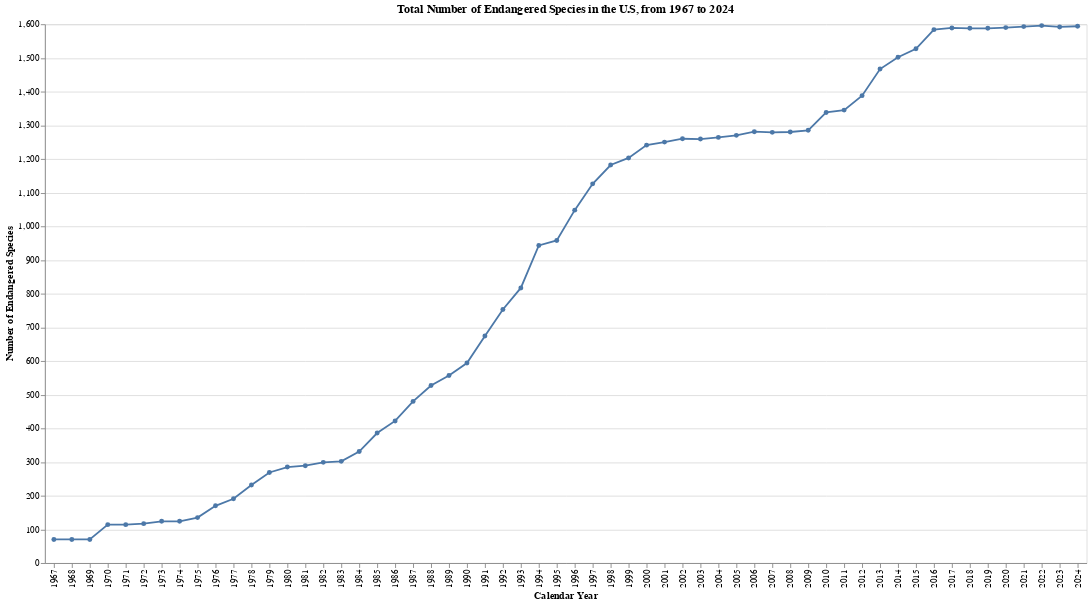

Notebook code for this chart:
### Code cell
alt.Chart(data=total_df).mark_line(point=True).encode(
    x="Calendar Year:N",
    y=alt.Y("Number of Endangered Species:Q", scale=alt.Scale(zero=False))
).properties(
    title = 'Total Number of Endangered Species in the U.S, from 1967 to 2024',
    height= 600)

### Figure 1 — Vega-Lite specification as saved in the notebook (floating-point values rounded to 4 significant figures)
{"config": {"view": {"continuousWidth": 300, "continuousHeight": 300}}, "data": {"name": "data-86f2654f4bfed50ebd667deef5c1429c"}, "mark": {"type": "line", "point": true}, "encoding": {"x": {"field": "Calendar Year", "type": "nominal"}, "y": {"field": "Number of Endangered Species", "scale": {"zero": false}, "type": "quantitative"}}, "height": 600, "title": "Total Number of Endangered Species in the U.S, from 1967 to 2024", "$schema": "https://vega.github.io/schema/vega-lite/v5.17.0.json", "datasets": {"data-86f2654f4bfed50ebd667deef5c1429c": [{"Calendar Year": 1967, "Number of Endangered Species": 70}, {"Calendar Year": 1968, "Number of Endangered Species": 70}, {"Calendar Year": 1969, "Number of Endangered Species": 70}, {"Calendar Year": 1970, "Number of Endangered Species": 114}, {"Calendar Year": 1971, "Number of Endangered Species": 114}, {"Calendar Year": 1972, "Number of Endangered Species": 117}, {"Calendar Year": 1973, "Number of Endangered Species": 124}, {"Calendar Year": 1974, "Number of Endangered Species": 124}, {"Calendar Year": 1975, "Number of Endangered Species": 135}, {"Calendar Year": 1976, "Number of Endangered Species": 170}, {"Calendar Year": 1977, "Number of Endangered Species": 191}, {"Calendar Year": 1978, "Number of Endangered Species": 232}, {"Calendar Year": 1979, "Number of Endangered Species": 269}, {"Calendar Year": 1980, "Number of Endangered Species": 285}, {"Calendar Year": 1981, "Number of Endangered Species": 289}, {"Calendar Year": 1982, "Number of Endangered Species": 299}, {"Calendar Year": 1983, "Number of Endangered Species": 302}, {"Calendar Year": 1984, "Number of Endangered Species": 331}, {"Calendar Year": 1985, "Number of Endangered Species": 386}, {"Calendar Year": 1986, "Number of Endangered Species": 422}, {"Calendar Year": 1987, "Number of Endangered Species": 480}, {"Calendar Year": 1988, "Number of Endangered Species": 527}, {"Calendar Year": 1989, "Number of Endangered Species": 557}, {"Calendar Year": 1990, "Number of Endangered Species": 594}, {"Calendar Year": 1991, "Number of Endangered Species": 674}, {"Calendar Year": 1992, "Number of Endangered Species": 753}, {"Calendar Year": 1993, "Number of Endangered Species": 817}, {"Calendar Year": 1994, "Number of Endangered Species": 943}, {"Calendar Year": 1995, "Number of Endangered Species": 958}, {"Calendar Year": 1996, "Number of Endangered Species": 1048}, {"Calendar Year": 1997, "Number of Endangered Species": 1126}, {"Calendar Year": 1998, "Number of Endangered Species": 1182}, {"Calendar Year": 1999, "Number of Endangered Species": 1203}, {"Calendar Year": 2000, "Number of Endangered Species": 1241}, {"Calendar Year": 2001, "Number of Endangered Species": 1250}, {"Calendar Year": 2002, "Number of Endangered Species": 1260}, {"Calendar Year": 2003, "Number of Endangered Species": 1259}, {"Calendar Year": 2004, "Number of Endangered Species": 1264}, {"Calendar Year": 2005, "Number of Endangered Species": 1270}, {"Calendar Year": 2006, "Number of Endangered Species": 1281}, {"Calendar Year": 2007, "Number of Endangered Species": 1279}, {"Calendar Year": 2008, "Number of Endangered Species": 1280}, {"Calendar Year": 2009, "Number of Endangered Species": 1285}, {"Calendar Year": 2010, "Number of Endangered Species": 1338}, {"Calendar Year": 2011, "Number of Endangered Species": 1345}, {"Calendar Year": 2012, "Number of Endangered Species": 1388}, {"Calendar Year": 2013, "Number of Endangered Species": 1467}, {"Calendar Year": 2014, "Number of Endangered Species": 1502}, {"Calendar Year": 2015, "Number of Endangered Species": 1527}, {"Calendar Year": 2016, "Number of Endangered Species": 1584}, {"Calendar Year": 2017, "Number of Endangered Species": 1589}, {"Calendar Year": 2018, "Number of Endangered Species": 1588}, {"Calendar Year": 2019, "Number of Endangered Species": 1588}, {"Calendar Year": 2020, "Number of Endangered Species": 1590}, {"Calendar Year": 2021, "Number of Endangered Species": 1593}, {"Calendar Year": 2022, "Number of Endangered Species": 1596}, {"Calendar Year": 2023, "Number of Endangered Species": 1592}, {"Calendar Year": 2024, "Number of Endangered Species": 1594}]}}
